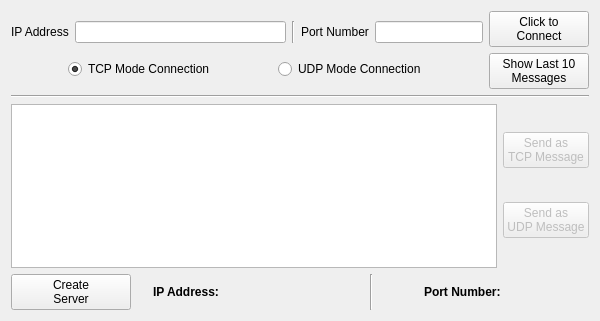
<?xml version="1.0" encoding="UTF-8"?>
<ui version="4.0">
 <class>MainWindow</class>
 <widget class="QMainWindow" name="MainWindow">
  <property name="geometry">
   <rect>
    <x>0</x>
    <y>0</y>
    <width>600</width>
    <height>321</height>
   </rect>
  </property>
  <property name="focusPolicy">
   <enum>Qt::StrongFocus</enum>
  </property>
  <property name="windowTitle">
   <string>Qt Networking Sample - Piyush Aggarwal</string>
  </property>
  <widget class="QWidget" name="centralWidget">
   <layout class="QGridLayout" name="gridLayout">
    <item row="0" column="0">
     <layout class="QVBoxLayout" name="verticalLayout">
      <property name="sizeConstraint">
       <enum>QLayout::SetMinimumSize</enum>
      </property>
      <item>
       <layout class="QVBoxLayout" name="clientVerticalLayout">
        <property name="sizeConstraint">
         <enum>QLayout::SetMinimumSize</enum>
        </property>
        <item>
         <layout class="QHBoxLayout" name="horizontalLayout_5">
          <item>
           <layout class="QVBoxLayout" name="clientConfigVerticalLayout">
            <item>
             <layout class="QHBoxLayout" name="clientIpPortHorizontalLayout">
              <item>
               <widget class="QLabel" name="label">
                <property name="sizePolicy">
                 <sizepolicy hsizetype="Fixed" vsizetype="Fixed">
                  <horstretch>0</horstretch>
                  <verstretch>0</verstretch>
                 </sizepolicy>
                </property>
                <property name="text">
                 <string>IP Address</string>
                </property>
               </widget>
              </item>
              <item>
               <widget class="QLineEdit" name="clientIpLineEdit">
                <property name="sizePolicy">
                 <sizepolicy hsizetype="Expanding" vsizetype="Fixed">
                  <horstretch>0</horstretch>
                  <verstretch>0</verstretch>
                 </sizepolicy>
                </property>
               </widget>
              </item>
              <item alignment="Qt::AlignHCenter">
               <widget class="Line" name="line">
                <property name="sizePolicy">
                 <sizepolicy hsizetype="Fixed" vsizetype="Preferred">
                  <horstretch>0</horstretch>
                  <verstretch>0</verstretch>
                 </sizepolicy>
                </property>
                <property name="minimumSize">
                 <size>
                  <width>0</width>
                  <height>20</height>
                 </size>
                </property>
                <property name="orientation">
                 <enum>Qt::Vertical</enum>
                </property>
               </widget>
              </item>
              <item>
               <widget class="QLabel" name="label_2">
                <property name="sizePolicy">
                 <sizepolicy hsizetype="Fixed" vsizetype="Fixed">
                  <horstretch>0</horstretch>
                  <verstretch>0</verstretch>
                 </sizepolicy>
                </property>
                <property name="text">
                 <string>Port Number</string>
                </property>
               </widget>
              </item>
              <item alignment="Qt::AlignRight">
               <widget class="QLineEdit" name="clientPortLineEdit">
                <property name="sizePolicy">
                 <sizepolicy hsizetype="Expanding" vsizetype="Fixed">
                  <horstretch>0</horstretch>
                  <verstretch>0</verstretch>
                 </sizepolicy>
                </property>
               </widget>
              </item>
             </layout>
            </item>
            <item>
             <layout class="QHBoxLayout" name="clientProtocolHorizontalLayout">
              <item>
               <widget class="QRadioButton" name="tcpModeRadioButton">
                <property name="sizePolicy">
                 <sizepolicy hsizetype="Fixed" vsizetype="Fixed">
                  <horstretch>0</horstretch>
                  <verstretch>0</verstretch>
                 </sizepolicy>
                </property>
                <property name="text">
                 <string>TCP Mode Connection</string>
                </property>
                <property name="checked">
                 <bool>true</bool>
                </property>
               </widget>
              </item>
              <item>
               <widget class="QRadioButton" name="udpModeRadioButton">
                <property name="sizePolicy">
                 <sizepolicy hsizetype="Fixed" vsizetype="Fixed">
                  <horstretch>0</horstretch>
                  <verstretch>0</verstretch>
                 </sizepolicy>
                </property>
                <property name="text">
                 <string>UDP Mode Connection</string>
                </property>
                <property name="checked">
                 <bool>false</bool>
                </property>
               </widget>
              </item>
             </layout>
            </item>
           </layout>
          </item>
          <item>
           <layout class="QVBoxLayout" name="verticalLayout_2">
            <item>
             <widget class="QPushButton" name="connectPushButton">
              <property name="sizePolicy">
               <sizepolicy hsizetype="Fixed" vsizetype="Fixed">
                <horstretch>0</horstretch>
                <verstretch>0</verstretch>
               </sizepolicy>
              </property>
              <property name="minimumSize">
               <size>
                <width>100</width>
                <height>0</height>
               </size>
              </property>
              <property name="text">
               <string>Click to 
Connect</string>
              </property>
              <property name="checkable">
               <bool>true</bool>
              </property>
             </widget>
            </item>
            <item>
             <widget class="QPushButton" name="showMessagesPushButton">
              <property name="enabled">
               <bool>true</bool>
              </property>
              <property name="sizePolicy">
               <sizepolicy hsizetype="Fixed" vsizetype="Fixed">
                <horstretch>0</horstretch>
                <verstretch>0</verstretch>
               </sizepolicy>
              </property>
              <property name="minimumSize">
               <size>
                <width>100</width>
                <height>0</height>
               </size>
              </property>
              <property name="text">
               <string>Show Last 10
Messages</string>
              </property>
             </widget>
            </item>
           </layout>
          </item>
         </layout>
        </item>
       </layout>
      </item>
      <item>
       <widget class="Line" name="line_3">
        <property name="orientation">
         <enum>Qt::Horizontal</enum>
        </property>
       </widget>
      </item>
      <item>
       <layout class="QVBoxLayout" name="serverVerticalLayout">
        <item>
         <layout class="QHBoxLayout" name="messageHorizontalLayout">
          <item>
           <widget class="QTextEdit" name="messageTextEdit">
            <property name="enabled">
             <bool>true</bool>
            </property>
            <property name="sizePolicy">
             <sizepolicy hsizetype="Expanding" vsizetype="Expanding">
              <horstretch>0</horstretch>
              <verstretch>0</verstretch>
             </sizepolicy>
            </property>
            <property name="maximumSize">
             <size>
              <width>16777215</width>
              <height>16777215</height>
             </size>
            </property>
           </widget>
          </item>
          <item>
           <layout class="QVBoxLayout" name="verticalLayout_3">
            <item>
             <widget class="QPushButton" name="sendTcpPushButton">
              <property name="enabled">
               <bool>false</bool>
              </property>
              <property name="text">
               <string>Send as
TCP Message</string>
              </property>
             </widget>
            </item>
            <item>
             <widget class="QPushButton" name="sendUdpPushButton">
              <property name="enabled">
               <bool>false</bool>
              </property>
              <property name="text">
               <string>Send as
UDP Message</string>
              </property>
             </widget>
            </item>
           </layout>
          </item>
         </layout>
        </item>
        <item>
         <layout class="QHBoxLayout" name="startServerHorizontalLayout">
          <item>
           <widget class="QPushButton" name="startServerPushButton">
            <property name="sizePolicy">
             <sizepolicy hsizetype="Fixed" vsizetype="Fixed">
              <horstretch>0</horstretch>
              <verstretch>0</verstretch>
             </sizepolicy>
            </property>
            <property name="minimumSize">
             <size>
              <width>120</width>
              <height>0</height>
             </size>
            </property>
            <property name="text">
             <string>Create 
Server</string>
            </property>
            <property name="checkable">
             <bool>true</bool>
            </property>
           </widget>
          </item>
          <item alignment="Qt::AlignRight">
           <widget class="QLabel" name="label_5">
            <property name="sizePolicy">
             <sizepolicy hsizetype="Fixed" vsizetype="Fixed">
              <horstretch>0</horstretch>
              <verstretch>0</verstretch>
             </sizepolicy>
            </property>
            <property name="text">
             <string>&lt;b&gt;IP Address:&lt;/b&gt;</string>
            </property>
           </widget>
          </item>
          <item alignment="Qt::AlignRight">
           <widget class="QLabel" name="serverIpLabel">
            <property name="sizePolicy">
             <sizepolicy hsizetype="Fixed" vsizetype="Fixed">
              <horstretch>0</horstretch>
              <verstretch>0</verstretch>
             </sizepolicy>
            </property>
            <property name="minimumSize">
             <size>
              <width>100</width>
              <height>0</height>
             </size>
            </property>
            <property name="cursor">
             <cursorShape>IBeamCursor</cursorShape>
            </property>
            <property name="text">
             <string/>
            </property>
            <property name="textInteractionFlags">
             <set>Qt::LinksAccessibleByMouse|Qt::TextSelectableByMouse</set>
            </property>
           </widget>
          </item>
          <item alignment="Qt::AlignHCenter">
           <widget class="Line" name="line_2">
            <property name="orientation">
             <enum>Qt::Vertical</enum>
            </property>
           </widget>
          </item>
          <item alignment="Qt::AlignRight">
           <widget class="QLabel" name="label_4">
            <property name="sizePolicy">
             <sizepolicy hsizetype="Fixed" vsizetype="Fixed">
              <horstretch>0</horstretch>
              <verstretch>0</verstretch>
             </sizepolicy>
            </property>
            <property name="text">
             <string>&lt;b&gt;Port Number:&lt;/b&gt;</string>
            </property>
           </widget>
          </item>
          <item alignment="Qt::AlignLeft">
           <widget class="QLabel" name="serverPortNumberLabel">
            <property name="sizePolicy">
             <sizepolicy hsizetype="Fixed" vsizetype="Fixed">
              <horstretch>0</horstretch>
              <verstretch>0</verstretch>
             </sizepolicy>
            </property>
            <property name="minimumSize">
             <size>
              <width>50</width>
              <height>0</height>
             </size>
            </property>
            <property name="cursor">
             <cursorShape>IBeamCursor</cursorShape>
            </property>
            <property name="text">
             <string/>
            </property>
            <property name="textInteractionFlags">
             <set>Qt::LinksAccessibleByMouse|Qt::TextSelectableByMouse</set>
            </property>
           </widget>
          </item>
         </layout>
        </item>
       </layout>
      </item>
     </layout>
    </item>
   </layout>
  </widget>
 </widget>
 <layoutdefault spacing="6" margin="11"/>
 <resources/>
 <connections/>
</ui>
